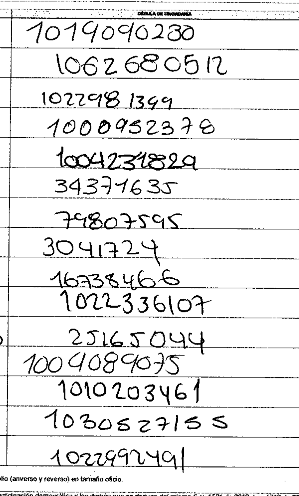
#> input picture image.png, 299 x 496 px
$ python -i enhancer.py   (imports and definitions only)   (older library calls are emulated)
#> lines starting #> are read from the running program, lines starting #| are printed output that depends on the picture
#> further down, picture is the input picture: shape (496, 299, 3); min 0, max 255, mean 233
"""Métodos individuales de mejora de imágenes para optimizar OCR."""
import cv2
import numpy as np
from PIL import Image
from typing import Tuple, Optional


class ImageEnhancer:
    """
    Métodos estáticos de mejora individual de imágenes.

    Cada método realiza una transformación específica para mejorar la calidad
    de la imagen antes de enviarla a Google Cloud Vision API.
    """

    # [233 lines left out: functions upscale, to_grayscale, denoise, increase_contrast, sharpen, unsharp_mask and 2 more, not called in this run]

    @staticmethod
    def enhance_edges(image: np.ndarray, strength: float = 0.5) -> np.ndarray:
        """
        Realza los bordes de la imagen sin hacer sharpening completo.

        Útil para mejorar la distinción entre caracteres similares (3 vs 8).
        OPTIMIZADO para Google Vision API: realza bordes SIN destruir información.

        Args:
            image: Imagen en escala de grises
            strength: Intensidad del realce (0.0 = sin cambio, 1.0 = solo bordes)
                     Recomendado: 0.3-0.5 para Google Vision

        Returns:
            Imagen con bordes realzados
        """
#> called with strength = 0.5
        # Detectar bordes con Sobel (detecta gradientes verticales y horizontales)
        sobelx = cv2.Sobel(image, cv2.CV_64F, 1, 0, ksize=3)
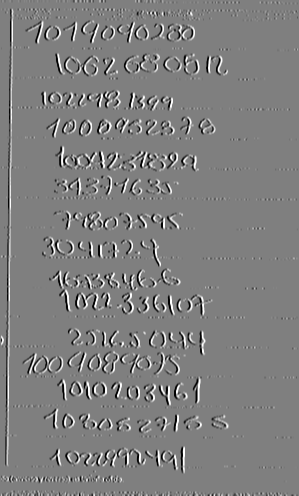
#> sobelx: shape (496, 299, 3) float64; min -1020, max 1020, mean 0.1; drawn with min black and max white
        sobely = cv2.Sobel(image, cv2.CV_64F, 0, 1, ksize=3)
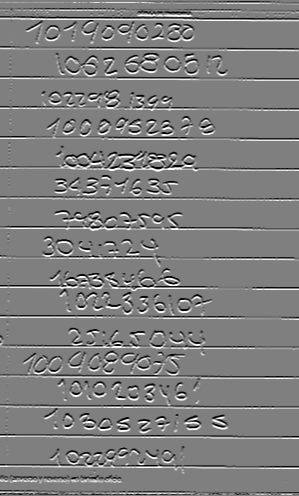
#> sobely: shape (496, 299, 3) float64; min -1020, max 1020, mean -0.9; drawn with min black and max white

        # Magnitud del gradiente (combina ambos)
        edges = np.sqrt(sobelx**2 + sobely**2)
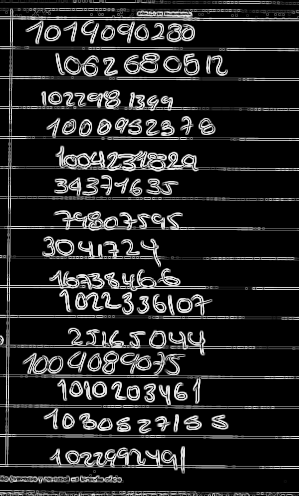
#> edges: shape (496, 299, 3) float64; min 0, max 1140.4, mean 163.6; drawn with min black and max white
        edges = np.uint8(np.clip(edges, 0, 255))
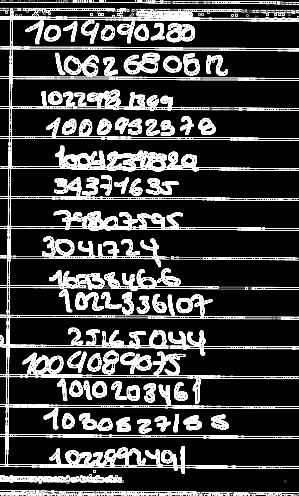
#> edges: shape (496, 299, 3); min 0, max 255, mean 66.4

        # Normalizar edges para mejor control
        if edges.max() > 0:
            edges = cv2.normalize(edges, None, 0, 255, cv2.NORM_MINMAX)

        # Combinar con imagen original usando strength
        # strength=0.5 → 80% original + 20% bordes (suave)
        original_weight = 1.0 - (strength * 0.4)  # 0.8 cuando strength=0.5
        edge_weight = strength * 0.4  # 0.2 cuando strength=0.5

        enhanced = cv2.addWeighted(image, original_weight, edges, edge_weight, 0)
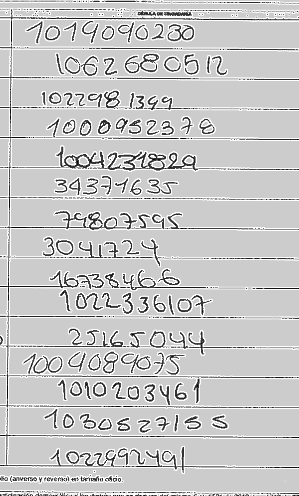
#> enhanced: shape (496, 299, 3); min 0, max 255, mean 199.7

        return enhanced

    # [123 lines left out: functions normalize_illumination, deskew, pil_to_cv2, cv2_to_pil, not called in this run]

>>> import cv2
>>> picture = cv2.imread('../../../image.png')
>>> result = ImageEnhancer().enhance_edges(picture)
